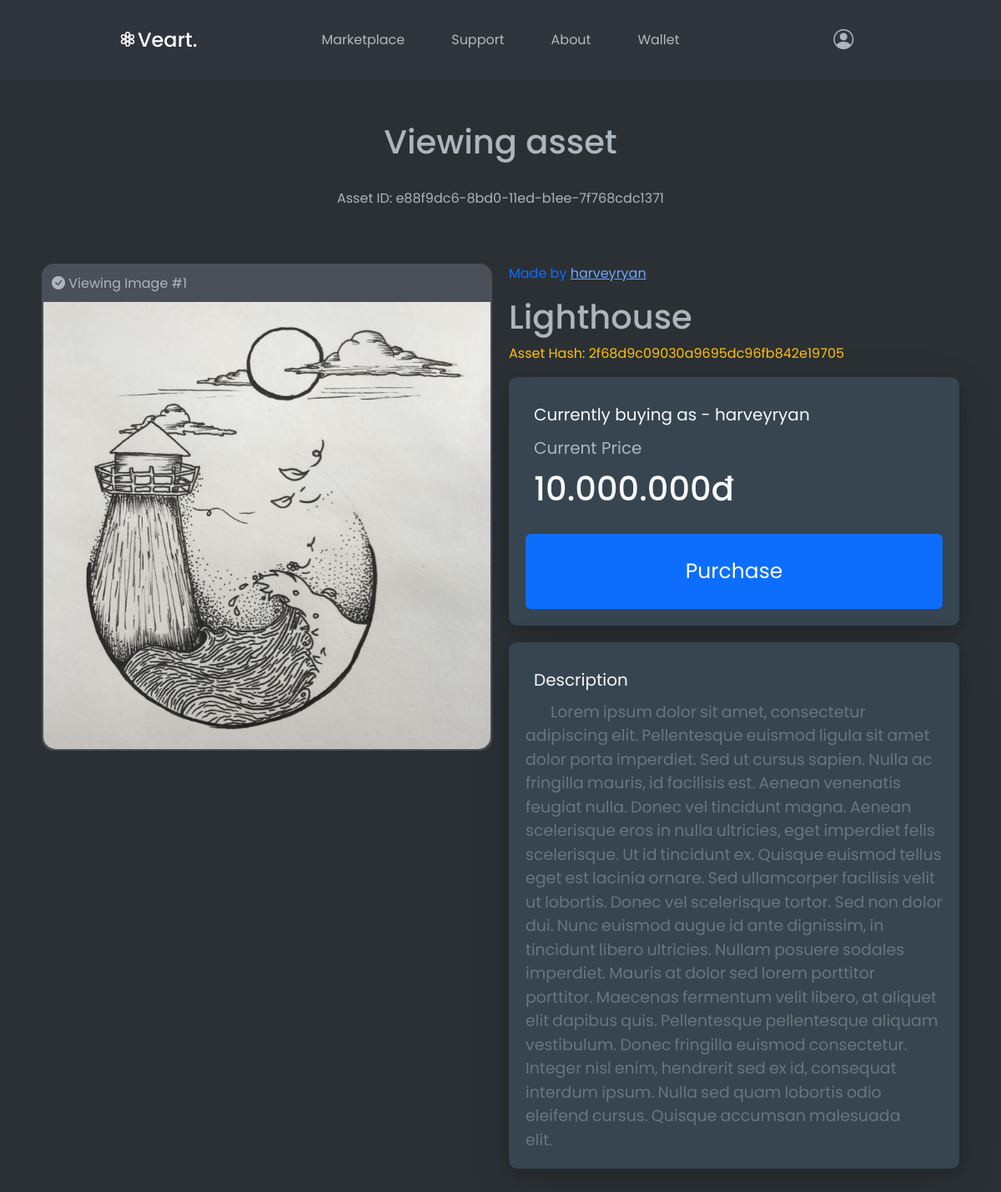
The page /asset/e88f9dc6-8bd0-11ed-b1ee-7f768cdc1371 (signed in) on the database its author committed.
### models.py (models this page shows)
class Assets(db.Model):
    id = db.Column(db.Integer(), primary_key=True)
    asset_id = db.Column(db.String(), unique=True, nullable=False)
    asset_name = db.Column(db.String(), unique=True, nullable=False)
    asset_hash = db.Column(db.String(), unique=True, nullable=False)
    asset_route = db.Column(db.String(), unique=True, nullable=False)
    asset_description = db.Column(db.String(), unique=False, nullable=False)
    price = db.Column(db.Integer(), unique=False, nullable=False)
    owner = db.Column(db.String(), unique=False, nullable=False)
    creation_date = db.Column(db.DateTime())

class User(db.Model, UserMixin):
    id = db.Column(db.Integer(), primary_key=True)
    user_id = db.Column(db.String(), unique=True, nullable=False)
    username = db.Column(db.String(), unique=True, nullable=False)
    hashed_password = db.Column(db.String(), unique=False, nullable=False)
    email = db.Column(db.String(), unique=True, nullable=False)
    created_at = db.Column(db.DateTime())
    phone_number = db.Column(db.String(), unique=True, nullable=False)

### index.py (the view)
@indexbp.route('/asset/<asset_id>', methods=['GET', 'POST'])
@login_required
def view_product(asset_id: str):
    product = Assets.query.filter_by(asset_id=asset_id).first()
    author = User.query.filter_by(user_id=product.owner).first()
    return render_template('asset.html', asset=product, author=author, datetime=datetime.now(), current_user=current_user)

### index.py (called while the page is built)
@login_manager.user_loader
def load_user(id):
    return User.query.get(int(id))

### templates/asset.html (shortened to what this page needs)
{% extends 'base.html' %}
{% block link %}
<link rel="stylesheet" href="/static/asset.css">
{% endblock %}
{% block body %}
<div id="asset" class="bg-body-tertiary">
    <div id="navbar">
        <div id="logo">
            <h4><i class="bi bi-flower3"></i>Veart.</h4>
        </div>
        <div id="nav" class="navbar navbar-expand-lg mx-auto">
            <ul class="navbar-nav">
                <li class="nav-item">
                    <a href="/marketplace" class="nav-link">Marketplace</a>
                </li>
                <li class="nav-item">
                    <a href="/support" class="nav-link">Support</a>
                </li>
                <li class="nav-item">
                    <a href="/about" class="nav-link">About</a>
                </li>
                <li class="nav-item">
                    <a href="/wallet" class="nav-link">Wallet</a>
                </li>
            </ul>
        </div>
        <div id="actions">
            <h4><i class="bi bi-person-circle"></i></h4>
        </div>
    </div>
    <div id="asset-content" class="container-fluid">
        <div id="title" class="container text-center animate__animated animate__fadeInUp">
            <h1>Viewing asset</h1><br>
            <p>Asset ID: {{ asset.asset_id }}</p>
        </div>
        <div id="asset-details" class="animate__animated animate__fadeInUp animate__delay-0.5s">
            <div id="show-asset">
                <p><i class="bi bi-check-circle-fill"></i> Viewing Image #{{ asset.id }}</p>
                <img src="/{{ asset.asset_route }}" id="asset-show-content">
            </div>
            <div id="show-info">
                <p class="text-primary">Made by <a href="/user/{{ author.user_id }}">{{ author.username }}</a></p>
                <h1>{{ asset.asset_name }}</h1>
                <p class="text-warning">Asset Hash: {{ asset.asset_hash }}</p>
                <div id="purchase-panel">
                    <p class="text-light">Currently buying as - {{ current_user.username }}</p>
                    <p class="text-body">Current Price</p>
                    <h1 class="text-light" id="price">đ</h1>
                    <button type="button" class="btn btn-primary" id="purchase">Purchase</button>
                </div>
                <div id="info-panel">
                    <p class="text-light">Description</p>
                    <span class="text-secondary">{{ asset.asset_description }}</span>
                </div>
            </div>
        </div>
    </div>
</div>
{% endblock %}

### static/index.css (style rules this page uses)
* { font-family: 'Poppins', sans-serif; }
html { height: 100%; width: 100%; margin: 0; padding: 0; }
body { height: 100%; width: 100%; margin: 0; padding: 0; background-size: cover; background-repeat: none; object-fit: contain; }

### static/asset.css (style rules this page uses)
#asset { height: 100%; width: 100%; margin: 0; padding: 0; }
#navbar { width: 100%; height: fit-content; background-color: #30343c; padding: 20px; display: inline-grid; grid-template-columns: repeat(3, 1fr); }
#logo { height: fit-content; width: 100%; display: block; font-family: 'Poppins', sans-serif; color: white; text-align: center; margin: auto; }
#logo h4 { padding: 0; margin: 0; }
#nav { display: block; width: 100%; height: fit-content; }
#nav ul { width: 100%; text-align: center; margin: auto; }
#nav li { margin-left: 20px; margin-right: 20px; justify-content: space-between; }
#nav a { text-align: center; font-size: 1rem; }
#actions { width: 100%; height: fit-content; text-align: center; display: block; justify-content: center; align-items: center; margin: auto; }
#actions h4 { margin: 0; padding: 0; }
#asset-content { padding: 50px; }
#asset-details { display: grid; grid-template-columns: repeat(2, 1fr); grid-gap: 20px; }
#show-asset { margin-top: 50px; display: block; width: 100%; height: fit-content; padding: 2px; background-color: #495057; border-radius: 15px 15px 15px 15px; }
#show-asset p { float: left; padding: 10px; margin: auto; }
#asset-show-content { width: 100%; height: auto; padding: 0; border-radius: 0px 0px 15px 15px; }
#show-info { display: block; margin-top: 50px; }
#purchase-panel { width: 100%; height: fit-content; padding: 20px; background-color:#36454F; color: white; border-radius: 10px 10px 10px 10px; box-shadow: rgba(17, 17, 26, 0.1) 0px 4px 16px, rgba(17, 17, 26, 0.1) 0px 8px 24px, rgba(17, 17, 26, 0.1) 0px 16px 56px; }
#purchase-panel p { margin: 10px; font-size: 20px; }
#purchase-panel h1 { margin: 10px; }
#purchase { margin-top: 20px; width: 100%; padding: 25px; font-size: 25px; }
#info-panel { margin-top: 20px; width: 100%; height: fit-content; padding: 20px; background-color:#36454F; color: white; border-radius: 10px 10px 10px 10px; box-shadow: rgba(17, 17, 26, 0.1) 0px 4px 16px, rgba(17, 17, 26, 0.1) 0px 8px 24px, rgba(17, 17, 26, 0.1) 0px 16px 56px; }
#info-panel p { margin: 10px; font-size: 20px; }
#info-panel span { margin: 10px; font-size: 19px; text-align: justify; word-spacing: -1px; width: 100%; height: auto; padding: 20px; text-align-last: left; }

### rows shown on the page
Assets: asset_id "e88f9dc6-8bd0-11ed-b1ee-7f768cdc1371", id "1", asset_route (picture), asset_name "Lighthouse", asset_hash "2f68d9c09030a9695dc96fb842e19705", asset_description "Lorem ipsum dolor sit amet, consectetur adipiscing elit. Pellentesque euismod ligula sit amet dolor porta imperdiet. Sed ut cursus sapien. Nulla ac fringilla mauris, id facilisis est. Aenean venenatis feugiat nulla. Donec vel tincidunt magna. Aenean scelerisque eros in nulla ultricies, eget imperdiet felis scelerisque. Ut id tincidunt ex. Quisque euismod tellus eget est lacinia ornare. Sed ullamcorper facilisis velit ut lobortis. Donec vel scelerisque tortor. Sed non dolor dui. Nunc euismod augue id ante dignissim, in tincidunt libero ultricies. Nullam posuere sodales imperdiet. Mauris at dolor sed lorem porttitor porttitor. Maecenas fermentum velit libero, at aliquet elit dapibus quis.…"
User: username "harveyryan"
